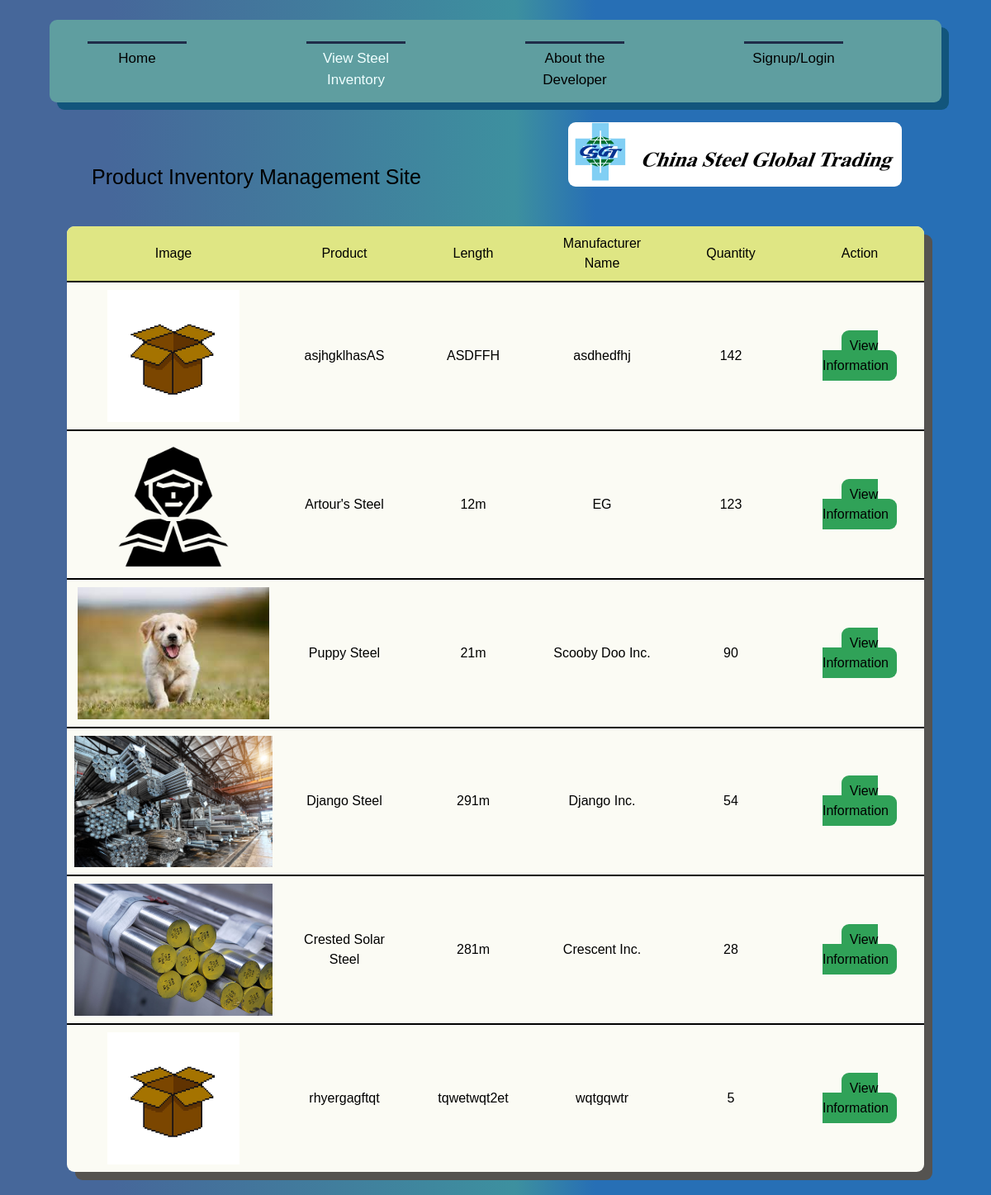
The page /Products on the database as committed earlier.
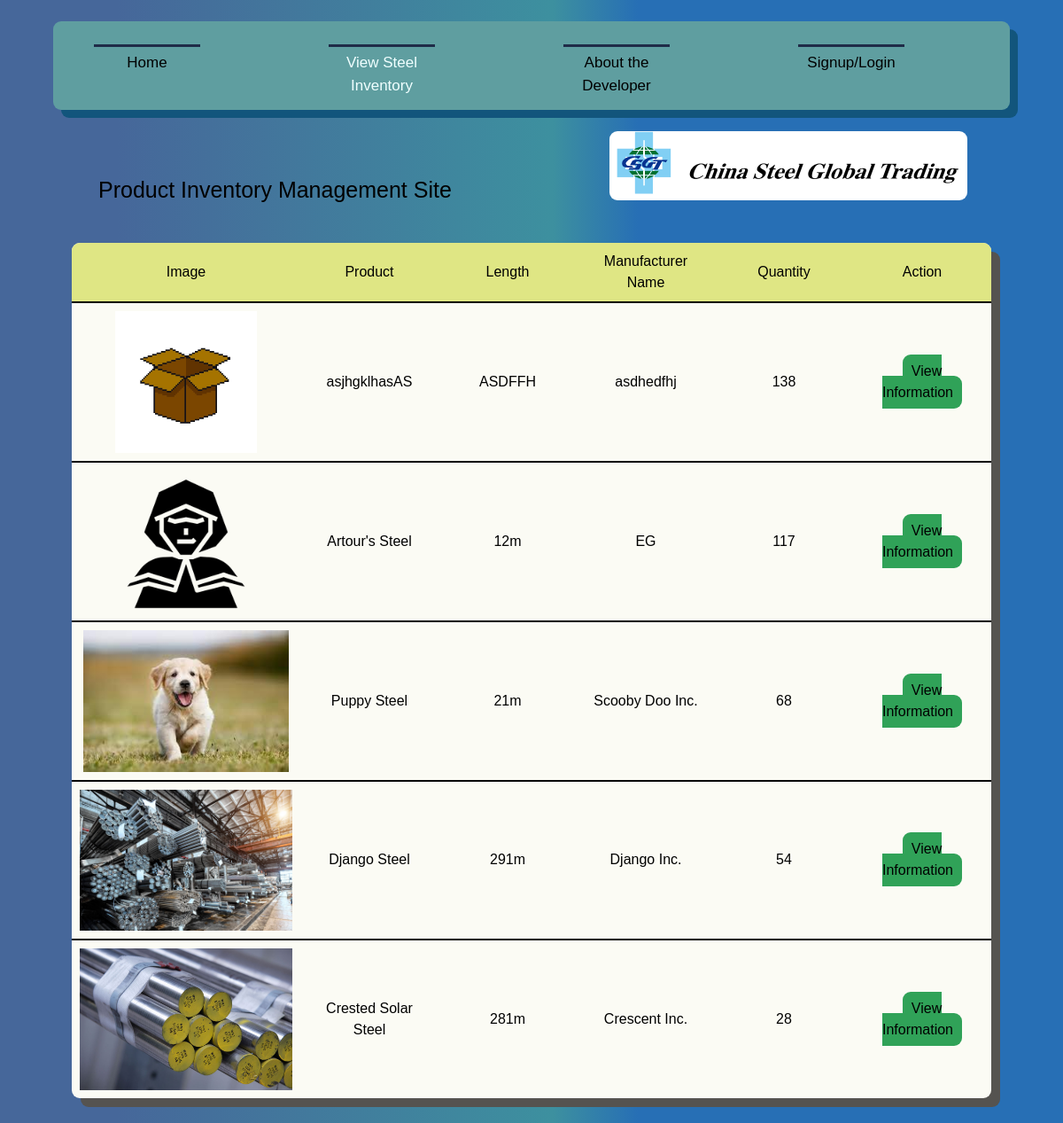
The same page on the database as committed later.
### Inventory/models.py (models this page shows, shortened)
class Product(models.Model): #Steels, not food
    objects = models.Manager()
    Name = models.CharField(max_length=200, unique=True)
    Image = models.ImageField(default= "images/defproduct.jpg", blank=True, upload_to="images/") #not have image if we dont have one, uploaded to images folder automatically
    Manufacturer = models.CharField(default=None, max_length=100)
    ManuLoc = models.CharField(default=None,max_length=255)
    Color = models.CharField(default=None, max_length=20)
    Status = models.BooleanField(default=True) #Records incase of removed
    Measurement = models.CharField(default=None, max_length=30)
    Description = models.CharField(default=None, max_length=500)
    GrossWeight = models.CharField(default=None, max_length=40)
    Marks = models.CharField(default=None, null=True, max_length=300)
    Length = models.CharField(max_length=20)
    Cost = models.DecimalField(default=0, validators=[DecimalValidator(5,2)], decimal_places=2, max_digits=7) #declared value USD
    Stock = models.BigIntegerField(default=0)
    Contact = models.CharField(max_length=500)

### Inventory/views.py (the view)
# urls.py: path('Products',views.Products, name='Products'),
def Products(request):
    use = 'home'
    condition = ""
    User = Userperson.objects.all()
    P = Product.objects.filter(Stock__gte = 1).filter(Status = True).order_by('-Stock')
    if request.user.is_authenticated:
        condition = True
        if request.session.get('NAVIGATE') == "confirmorder" or request.session.get('NAVIGATE') == "confirmtrans":
            print('DELETED CACHE')
            request.session['Remarks'] = None
            request.session['productname'] = None
            request.session['OrderedPRem'] = None
            request.session['OrderPname'] = None
            request.session['manufacturer'] = None
            request.session['Order'] = None
        request.session['NAVIGATE'] = "products"
        return render(request, 'Inventory/products.html',{
            'C' : condition,
            'P':P,
            'User':User,
            'username' : request.session['user'],
            'use' : use
            })
    else:
        condition = False
        return render(request, 'Inventory/products.html',{
            'C' : condition,
            'P':P,
            'User':User,
            'url':settings.MEDIA_URL,
            'use' : use
            })

### Inventory/templates/Inventory/products.html (shortened to what this page needs)
{% extends 'Inventory/base.html' %}
{% load static %}
    {% block content %}
        {% if use == 'home' %}
        <span class="Largetext" style="margin-left:8vw; font-family: Helvetica;"> Product Inventory Management Site </span> <br>
        <table style="font-style: normal; font-weight: normal;" class="Frame">
            <tr class="identify">
                <th style="border-top-left-radius: 9px;"> Image </th>
                <th> Product </th>
                <th> Length </th>
                <th> Manufacturer Name </th>
                <th> Quantity </th>
                <th style="border-top-right-radius: 9px;"> Action </th>
            </tr>
                {% for p in P %}
                    {% if C == True %}
                    <tr class="Header">
                        <th> <img class="image" src="{{ p.Image.url }}"> </th>
                        <th> {{ p.Name }} </th>
                        <th> {{ p.Length }} </th>
                        <th> {{ p.Manufacturer }} </th>
                        <th> {{ p.Stock }} </th>
                        <th>
                            <div class="actions">
                            <a class="Button w-auto" href="{% url 'view' pk=p.pk %}"> View </a>
                            <a class="Button w-auto" href="{% url 'edit' pk=p.pk %}"> Edit Info </a>
                            </div>
                        </th>
                    </tr>
                    {% elif C == False %}
                        <tr class="Header" id="Listed">
                            <th> <img src="{{ p.Image.url }}" class="image"> </th>
                            <th> {{ p.Name }} </th>
                            <th> {{ p.Length }} </th>
                            <th> {{ p.Manufacturer }} </th>
                            <th> {{ p.Stock }} </th>
                            <th> <a class="Button" href="{% url 'view' pk=p.pk %}" id="view"> View Information </a> </th>
                        </tr>
                    {% endif %}
                {% endfor %}
            </table>
            <br><br>
    {% endif %}
    <br><br>
    {% endblock %}

Rows that differ between the two databases and show on the page:
no longer on this page (row edited): Product: Image (picture), Name "rhyergagftqt", Length "tqwetwqt2et", Manufacturer "wqtgqwtr", Stock "5"
changed Product "asjhgklhasAS": Stock "142" → "138"
changed Product "Artour's Steel": Stock "123" → "117"
changed Product "Puppy Steel": Stock "90" → "68"
